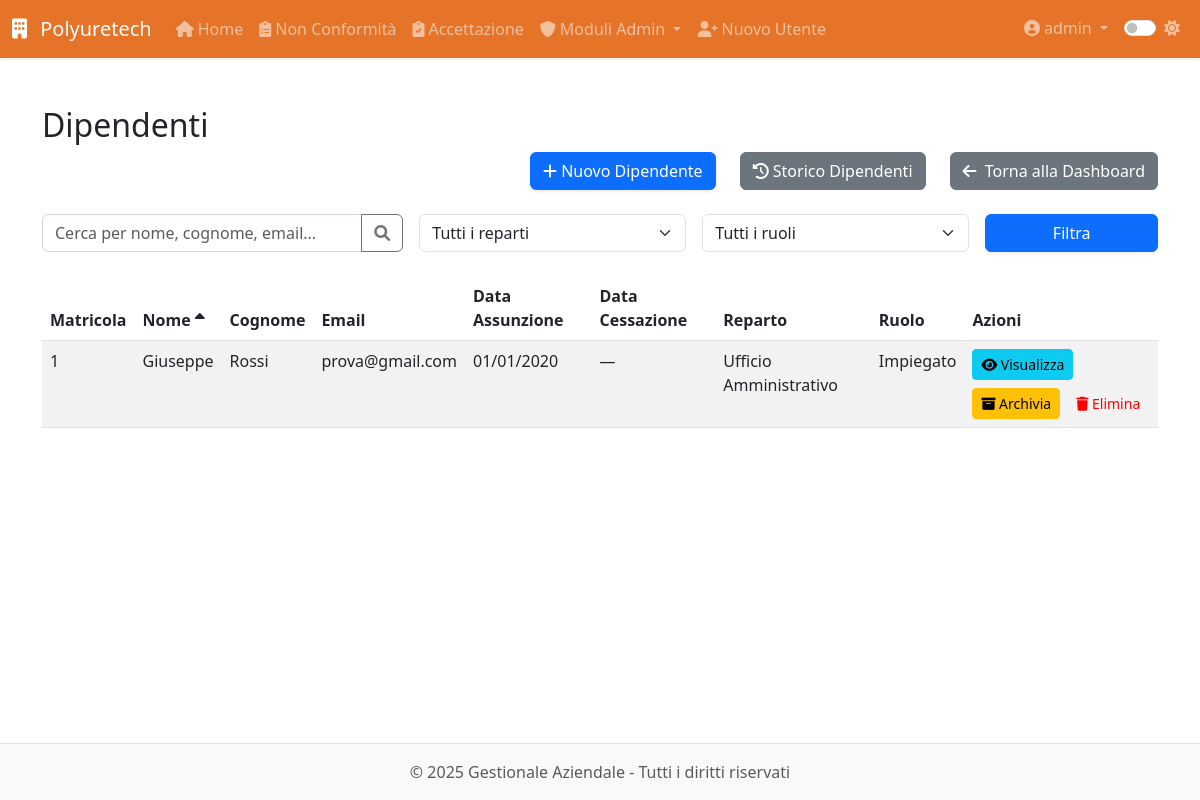
The page /modulo8/modulo8/dipendenti (signed in) on the database as committed earlier.
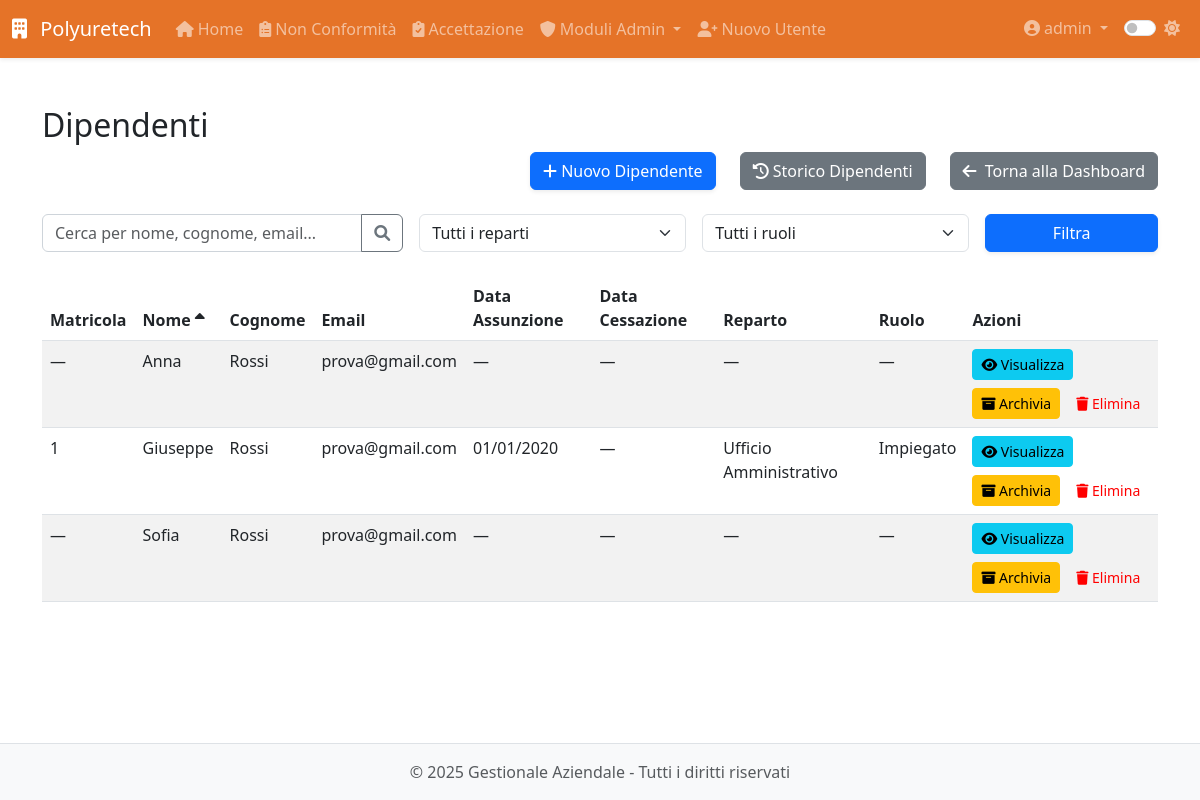
The same page on the database as committed later.
### app/models.py (models this page shows, shortened)
class User(UserMixin, db.Model):
    __tablename__ = 'users'
    id = db.Column(db.Integer, primary_key=True)
    username = db.Column(db.String(64), unique=True, nullable=False, index=True)
    email = db.Column(db.String(120), unique=True, nullable=False, index=True)
    password_hash = db.Column(db.String(128), nullable=False)
    role = db.Column(db.String(20), default='operatore')  # 'operatore' o 'admin'
    created_at = db.Column(db.DateTime, default=datetime.utcnow)
    last_login = db.Column(db.DateTime)
    is_active = db.Column(db.Boolean, default=True)
    is_admin = db.Column(db.Boolean, default=False)
    modules = db.Column(db.String(255), default='')  # Lista di moduli accessibili separati da virgola
    modulo1_entries = db.relationship('Modulo1Entry',
                               backref='author',
                               lazy='dynamic',
                               foreign_keys='Modulo1Entry.user_id')
    modulo5_entries = db.relationship('Modulo5Entry',
                               backref='author',
                               lazy='dynamic',
                               foreign_keys='Modulo5Entry.user_id')
    def is_admin(self):
        return self.role == 'admin'

class Dipendente(db.Model):
    __tablename__ = 'dipendente'
    id = db.Column(db.Integer, primary_key=True)
    nome = db.Column(db.String(100), nullable=False)
    cognome = db.Column(db.String(100), nullable=False)
    data_nascita = db.Column(db.Date, nullable=False)
    luogo_nascita = db.Column(db.String(100), nullable=False)
    provincia_nascita = db.Column(db.String(2), nullable=False)
    codice_fiscale = db.Column(db.String(16))
    email = db.Column(db.String(120))
    telefono = db.Column(db.String(20))
    matricola = db.Column(db.String(20), unique=True)
    reparto = db.Column(db.String(100))
    ruolo = db.Column(db.String(100))
    data_assunzione_somministrazione = db.Column(db.Date)
    agenzia_somministrazione = db.Column(db.String(100))
    data_assunzione_indeterminato = db.Column(db.Date)
    legge_104 = db.Column(db.Boolean, default=False)
    donatore_avis = db.Column(db.Boolean, default=False)
    indirizzo_residenza = db.Column(db.String(200))
    citta_residenza = db.Column(db.String(100))
    provincia_residenza = db.Column(db.String(2))
    cap_residenza = db.Column(db.String(5))
    data_cessazione = db.Column(db.Date)
    note = db.Column(db.Text)
    archiviato = db.Column(db.Boolean, default=False)
    created_by_id = db.Column(db.Integer, db.ForeignKey('users.id'))
    created_by = db.relationship('User', backref='dipendenti_creati')
    competenze = db.relationship('Competenza',
                               secondary='dipendente_competenza',
                               backref=db.backref('dipendenti', lazy='dynamic'))
    competenze_associate = db.relationship('DipendenteCompetenza',
                                         back_populates='dipendente',
                                         overlaps="competenze,dipendenti")
    vestiario = db.relationship('Inventory',
                              secondary='prelievi_vestiario',
                              backref='dipendenti')
    performance = db.relationship('Performance', back_populates='dipendente', cascade='all, delete-orphan')
    partecipazioni_corsi = db.relationship('PartecipazioneCorso', backref='dipendente', lazy=True)
    corsi_sicurezza = db.relationship('CorsoSicurezza', secondary='dipendente_corso_sicurezza',
                                    backref=db.backref('dipendenti', lazy=True))
    @property
    def data_cessazione_date(self):
        return self.data_cessazione.date() if self.data_cessazione else None

### app/routes/modulo8.py (the view, shortened to what this page needs)
@modulo8.route('/modulo8/dipendenti')
@login_required
@admin_required
def dipendenti():
    search = request.args.get('search', '')
    reparto = request.args.get('reparto', '')
    ruolo = request.args.get('ruolo', '')
    sort_by = request.args.get('sort_by', 'nome')  # default sort by nome
    sort_order = request.args.get('sort_order', 'asc')  # default ascending
    query = Dipendente.query.filter_by(archiviato=False)
    if reparto:
        query = query.filter(Dipendente.reparto == reparto)
    if ruolo:
        query = query.filter(Dipendente.ruolo == ruolo)
    if sort_order == 'desc':
        query = query.order_by(getattr(Dipendente, sort_by).desc())
    else:
        query = query.order_by(getattr(Dipendente, sort_by).asc())
    dipendenti = query.all()
    reparti = db.session.query(Dipendente.reparto).distinct().filter(Dipendente.reparto.isnot(None)).all()
    reparti = [r[0] for r in reparti]
    ruoli = db.session.query(Dipendente.ruolo).distinct().filter(Dipendente.ruolo.isnot(None)).all()
    ruoli = [r[0] for r in ruoli]
    now = datetime.utcnow()
    return render_template(
        'modulo8/dipendenti.html',
        dipendenti=dipendenti,
        now=now,
        reparti=reparti,
        ruoli=ruoli,
        sort_by=sort_by,
        sort_order=sort_order
    )

### app/models.py (called while the page is built)
@login_manager.user_loader
def load_user(id):
    return User.query.get(int(id))

### app/utils.py (called while the page is built)
def admin_required(f):
    @wraps(f)
    def decorated_function(*args, **kwargs):
        if not current_user.is_admin:
            abort(403)
        return f(*args, **kwargs)
    return decorated_function

### app/templates/modulo8/dipendenti.html (shortened to what this page needs)
{% extends 'base.html' %}
{% block content %}
<div class="module-view">
  <h2>Dipendenti</h2>
  <div class="d-flex justify-content-end gap-4 mb-4">
    <a href="{{ url_for('modulo8.nuovo_dipendente') }}" class="btn btn-primary">
      <i class="fas fa-plus"></i> Nuovo Dipendente
    </a>
    <a href="{{ url_for('modulo8.storico_dipendenti') }}" class="btn btn-secondary">
      <i class="fas fa-history"></i> Storico Dipendenti
    </a>
    <a href="{{ url_for('modulo8.dashboard') }}" class="btn btn-secondary">
      <i class="fas fa-arrow-left me-1"></i> Torna alla Dashboard
  </a>
  </div>
  <div class="search-container mb-4">
    <form action="{{ url_for('modulo8.dipendenti') }}" method="GET" class="row g-3">
      <div class="col-md-4">
        <div class="input-group">
          <input type="text" class="form-control" name="search" placeholder="Cerca per nome, cognome, email..." value="{{ request.args.get('search', '') }}">
          <button class="btn btn-outline-secondary" type="submit">
            <i class="fas fa-search"></i>
          </button>
        </div>
      </div>
      <div class="col-md-3">
        <select class="form-select" name="reparto">
          <option value="">Tutti i reparti</option>
        </select>
      </div>
      <div class="col-md-3">
        <select class="form-select" name="ruolo">
          <option value="">Tutti i ruoli</option>
        </select>
      </div>
      <div class="col-md-2">
        <button type="submit" class="btn btn-primary w-100">Filtra</button>
      </div>
    </form>
  </div>
  <table class="table table-striped">
    <thead>
      <tr>
        <th>
          <a href="{{ url_for('modulo8.dipendenti', sort_by='matricola', sort_order='asc' if sort_by != 'matricola' or sort_order == 'desc' else 'desc', search=search, reparto=reparto, ruolo=ruolo) }}" class="text-decoration-none text-dark">
            Matricola
          </a>
        </th>
        <th>
          <a href="{{ url_for('modulo8.dipendenti', sort_by='nome', sort_order='asc' if sort_by != 'nome' or sort_order == 'desc' else 'desc', search=search, reparto=reparto, ruolo=ruolo) }}" class="text-decoration-none text-dark">
            Nome
            {% if sort_by == 'nome' %}
              <i class="fas fa-sort-{{ 'up' if sort_order == 'asc' else 'down' }}"></i>
            {% endif %}
          </a>
        </th>
        <th>
          <a href="{{ url_for('modulo8.dipendenti', sort_by='cognome', sort_order='asc' if sort_by != 'cognome' or sort_order == 'desc' else 'desc', search=search, reparto=reparto, ruolo=ruolo) }}" class="text-decoration-none text-dark">
            Cognome
          </a>
        </th>
        <th>
          <a href="{{ url_for('modulo8.dipendenti', sort_by='email', sort_order='asc' if sort_by != 'email' or sort_order == 'desc' else 'desc', search=search, reparto=reparto, ruolo=ruolo) }}" class="text-decoration-none text-dark">
            Email
          </a>
        </th>
        <th>
          <a href="{{ url_for('modulo8.dipendenti', sort_by='data_assunzione_indeterminato', sort_order='asc' if sort_by != 'data_assunzione_indeterminato' or sort_order == 'desc' else 'desc', search=search, reparto=reparto, ruolo=ruolo) }}" class="text-decoration-none text-dark">
            Data Assunzione
          </a>
        </th>
        <th>
          <a href="{{ url_for('modulo8.dipendenti', sort_by='data_cessazione', sort_order='asc' if sort_by != 'data_cessazione' or sort_order == 'desc' else 'desc', search=search, reparto=reparto, ruolo=ruolo) }}" class="text-decoration-none text-dark">
            Data Cessazione
          </a>
        </th>
        <th>
          <a href="{{ url_for('modulo8.dipendenti', sort_by='reparto', sort_order='asc' if sort_by != 'reparto' or sort_order == 'desc' else 'desc', search=search, reparto=reparto, ruolo=ruolo) }}" class="text-decoration-none text-dark">
            Reparto
          </a>
        </th>
        <th>
          <a href="{{ url_for('modulo8.dipendenti', sort_by='ruolo', sort_order='asc' if sort_by != 'ruolo' or sort_order == 'desc' else 'desc', search=search, reparto=reparto, ruolo=ruolo) }}" class="text-decoration-none text-dark">
            Ruolo
          </a>
        </th>
        <th>Azioni</th>
      </tr>
    </thead>
    <tbody>
      {% for dip in dipendenti %}
      <tr>
        <td>{{ dip.matricola or '—' }}</td>
        <td>{{ dip.nome }}</td>
        <td>{{ dip.cognome }}</td>
        <td>{{ dip.email or '—' }}</td>
        <td>
          {% if dip.data_assunzione_indeterminato %}
            {{ dip.data_assunzione_indeterminato.strftime('%d/%m/%Y') }}
          {% elif dip.data_assunzione_somministrazione %}
            {{ dip.data_assunzione_somministrazione.strftime('%d/%m/%Y') }}
          {% else %}
            —
          {% endif %}
        </td>
        <td>{{ dip.data_cessazione_date.strftime('%d-%m-%Y') if dip.data_cessazione_date else '—' }}</td>
        <td>{{ dip.reparto or '—' }}</td>
        <td>{{ dip.ruolo or '—' }}</td>
        <td>
          <div class="d-flex gap-2 flex-wrap">
            <a href="{{ url_for('modulo8.profilo_dipendente', id=dip.id) }}" class="btn btn-sm btn-info">
              <i class="fas fa-eye"></i> Visualizza
            </a>
            <button type="button" class="btn btn-sm btn-warning" data-bs-toggle="modal" data-bs-target="#archiveModal{{ dip.id }}">
              <i class="fas fa-archive"></i> Archivia
            </button>
            <button type="button" class="btn btn-sm btn-danger" data-bs-toggle="modal" data-bs-target="#deleteModal{{ dip.id }}">
              <i class="fas fa-trash"></i> Elimina
            </button>
          </div>
        </td>
      </tr>
      {% endfor %}
    </tbody>
  </table>
</div>
{% endblock %}

### app/templates/base.html (shortened to what this page needs)
<!DOCTYPE html>
<html lang="it">
<head>
    <link href="https://cdn.jsdelivr.net/npm/bootstrap@5.3.0-alpha1/dist/css/bootstrap.min.css" rel="stylesheet">
    <link rel="stylesheet" href="https://cdnjs.cloudflare.com/ajax/libs/font-awesome/6.0.0/css/all.min.css">
    <link id="theme-style" rel="stylesheet" href="{{ url_for('static', filename='css/theme-' + theme + '.css') }}">
    <link rel="stylesheet" href="{{ url_for('static', filename='css/style.css') }}">
    <link rel="stylesheet" href="{{ url_for('static', filename='css/modulo8.css') }}">
</head>
<body>
    <header class="navbar navbar-expand-lg navbar-dark bg-primary sticky-top shadow-sm">
        <div class="container-fluid">
            <a class="navbar-brand" href="{{ url_for('dashboard.index') }}">
                <i class="fas fa-building me-2"></i> Polyuretech
            </a>
            <div class="collapse navbar-collapse" id="navbarMain">
                {% if current_user.is_authenticated %}
                <ul class="navbar-nav me-auto">
                    <li class="nav-item">
                        <a class="nav-link" href="{{ url_for('dashboard.index') }}">
                            <i class="fas fa-home me-1"></i>Home
                        </a>
                    </li>
                    <li class="nav-item">
                        <a class="nav-link" href="{{ url_for('modulo1.index') }}">
                            <i class="fas fa-clipboard-list me-1"></i>Non Conformità
                        </a>
                    </li>
                    <li class="nav-item">
                        <a class="nav-link" href="{{ url_for('modulo5.index') }}">
                            <i class="fas fa-clipboard-check me-1"></i>Accettazione
                        </a>
                    </li>
                    {% if current_user.is_admin() %}
                    <li class="nav-item dropdown">
                        <a class="nav-link dropdown-toggle" href="#" id="adminModulesDropdown" data-bs-toggle="dropdown">
                            <i class="fas fa-shield-alt me-1"></i>Moduli Admin
                        </a>
                    </li>
                    <li class="nav-item">
                        <a class="nav-link" href="{{ url_for('auth.register') }}">
                            <i class="fas fa-user-plus me-1"></i>Nuovo Utente
                        </a>
                    </li>
                    {% endif %}
                </ul>
                <ul class="navbar-nav ms-auto">
                    <li class="nav-item dropdown">
                        <a class="nav-link dropdown-toggle" href="#" id="userDropdown" data-bs-toggle="dropdown">
                            <i class="fas fa-user-circle me-1"></i>{{ current_user.username }}
                        </a>
                    </li>
                    <li class="nav-item">
                        <div class="nav-link">
                            <div class="form-check form-switch">
                                <input class="form-check-input" type="checkbox" id="darkModeToggle" {% if theme == 'dark' %}checked{% endif %}>
                                <label class="form-check-label" for="darkModeToggle">
                                    <i id="theme-icon" class="fas {% if theme == 'dark' %}fa-moon{% else %}fa-sun{% endif %}"></i>
                                </label>
                            </div>
                        </div>
                    </li>
                </ul>
                {% endif %}
            </div>
        </div>
    </header>
    <main class="container py-4">
        {% block content %}{% endblock %}
    </main>
    <footer class="footer mt-auto py-3 bg-light">
        <div class="container text-center">
            <span class="text-muted">&copy; {{ current_year }} {{ app_name }} - Tutti i diritti riservati</span>
        </div>
    </footer>
</body>
</html>

### app/static/css/theme-light.css (style rules this page uses)
:root { --primary-color: #e05a00d7; --secondary-color: #6c757d; --bg-color: #ffffff; --text-color: #212529; --border-color: #dee2e6; --hover-bg: #f8f9fa; --card-bg: #ffffff; --card-border: #e9ecef; --input-bg: #ffffff; --input-border: #ced4da; --footer-bg: #f8f9fa; --footer-text: #6c757d; --bs-primary-rgb: 0, 0, 0; --bs-success-rgb: 1, 150, 20; --bs-info-rgb: 0, 0, 255; --bs-purple-rgb: 128, 0, 128; --bs-orange-rgb: 255, 165, 0; --bs-teal-rgb: 180, 180, 180; --bs-warning-rgb: 255, 255, 0; --bs-danger-rgb: 255, 0, 0; --bs-btn-bg: #ffffff; }
body { background-color: var(--bg-color); color: var(--text-color); transition: all 0.3s ease; }
.navbar-dark { background-color: var(--primary-color) !important; }
.form-control { background-color: var(--input-bg); border-color: var(--input-border); color: var(--text-color); }
.footer { background-color: var(--footer-bg) !important; color: var(--footer-text); border-top: 1px solid var(--border-color); }
.table { color: var(--text-color); }
.table-striped tbody tr:nth-of-type(odd) { background-color: rgba(0, 0, 0, 0.05); }
.btn-danger { background-color: var(--bs-danger-rgb); color: #ff0000; border: none; }

### app/static/css/style.css (style rules this page uses)
body { display: flex; flex-direction: column; min-height: 100vh; }
main { flex: 1; }
.btn-primary { box-shadow: 0 .125rem .25rem rgba(0,0,0,.075); }

Rows that differ between the two databases and show on the page:
added Dipendente: matricola "—", nome "Anna", cognome "Rossi", email "prova@gmail.com", data_cessazione_date "—", reparto "—", ruolo "—"
added Dipendente: matricola "—", nome "Sofia", cognome "Rossi", email "prova@gmail.com", data_cessazione_date "—", reparto "—", ruolo "—"
